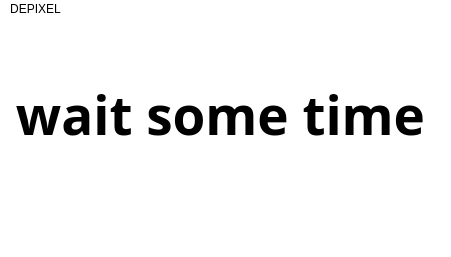
<?xml version="1.0" encoding="UTF-8"?>
<ui version="4.0">
 <class>MainWindow</class>
 <widget class="QMainWindow" name="MainWindow">
  <property name="enabled">
   <bool>true</bool>
  </property>
  <property name="geometry">
   <rect>
    <x>0</x>
    <y>0</y>
    <width>451</width>
    <height>257</height>
   </rect>
  </property>
  <property name="sizePolicy">
   <sizepolicy hsizetype="Fixed" vsizetype="Fixed">
    <horstretch>0</horstretch>
    <verstretch>0</verstretch>
   </sizepolicy>
  </property>
  <property name="minimumSize">
   <size>
    <width>300</width>
    <height>200</height>
   </size>
  </property>
  <property name="maximumSize">
   <size>
    <width>960</width>
    <height>540</height>
   </size>
  </property>
  <property name="font">
   <font>
    <family>.AppleSystemUIFont</family>
   </font>
  </property>
  <property name="windowTitle">
   <string>MainWindow</string>
  </property>
  <property name="styleSheet">
   <string notr="true">background-color: rgb(rgb(133, 174, 207));
background-color: rgb(255, 255, 255);</string>
  </property>
  <widget class="QWidget" name="centralwidget">
   <widget class="QLabel" name="title_label">
    <property name="geometry">
     <rect>
      <x>0</x>
      <y>20</y>
      <width>441</width>
      <height>151</height>
     </rect>
    </property>
    <property name="sizePolicy">
     <sizepolicy hsizetype="Maximum" vsizetype="Preferred">
      <horstretch>0</horstretch>
      <verstretch>0</verstretch>
     </sizepolicy>
    </property>
    <property name="maximumSize">
     <size>
      <width>16777215</width>
      <height>16777215</height>
     </size>
    </property>
    <property name="font">
     <font>
      <family>Montserrat</family>
      <pointsize>40</pointsize>
      <bold>true</bold>
     </font>
    </property>
    <property name="text">
     <string>wait some time</string>
    </property>
    <property name="textFormat">
     <enum>Qt::AutoText</enum>
    </property>
    <property name="alignment">
     <set>Qt::AlignCenter</set>
    </property>
   </widget>
  </widget>
  <widget class="QMenuBar" name="menubar">
   <property name="geometry">
    <rect>
     <x>0</x>
     <y>0</y>
     <width>451</width>
     <height>37</height>
    </rect>
   </property>
   <widget class="QMenu" name="menuMusic_recommendations">
    <property name="title">
     <string>DEPIXEL</string>
    </property>
   </widget>
   <addaction name="menuMusic_recommendations"/>
  </widget>
  <widget class="QStatusBar" name="statusbar"/>
 </widget>
 <resources/>
 <connections/>
</ui>
